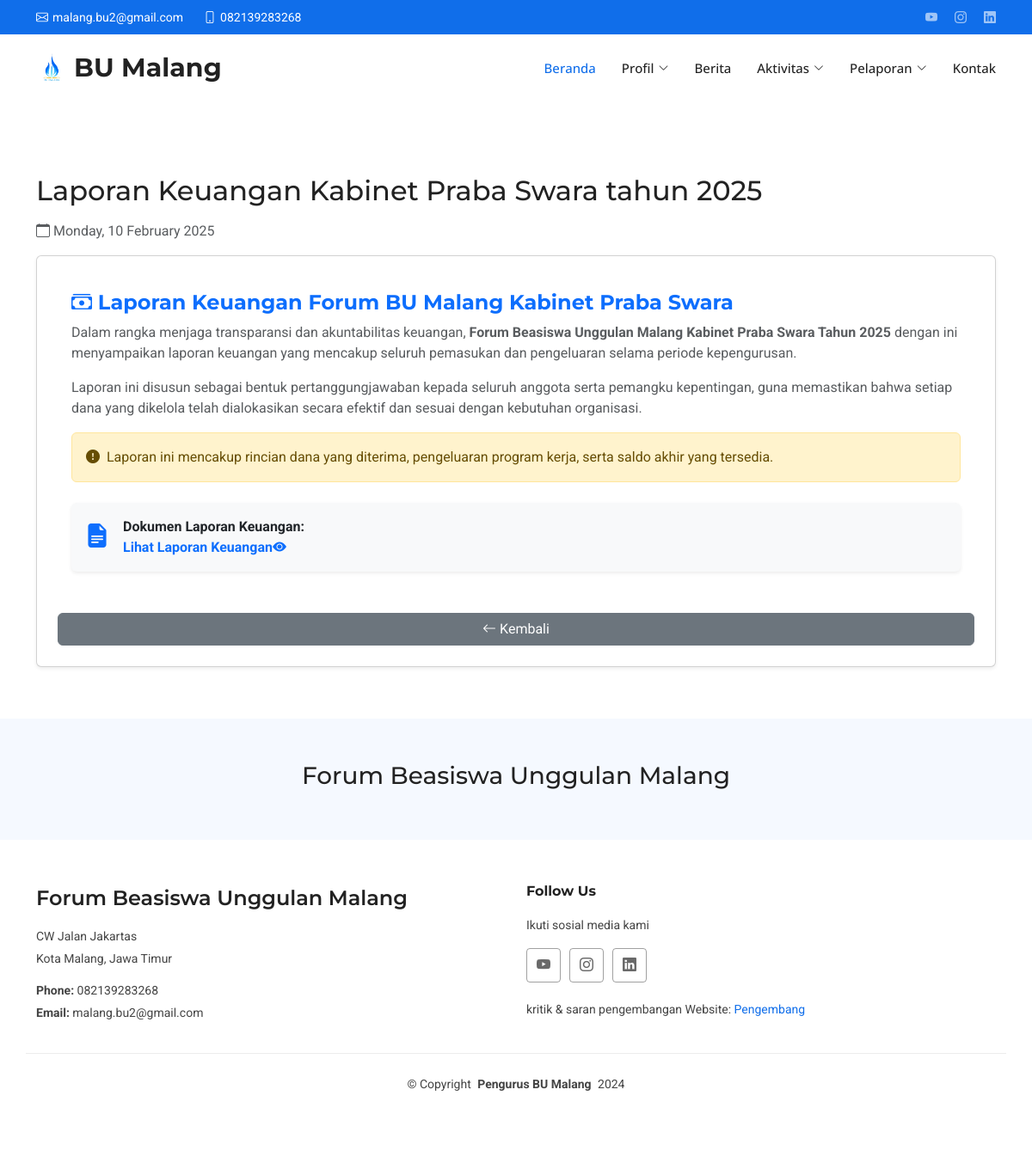
Screenshot of /pages/profil/lapkeu/pages-laporan-keuangan.php?id=1 with the database file from the repository.
### tables this page shows
CREATE TABLE `footer` (
  `id_footer` int(11) NOT NULL,
  `alamat_bu` varchar(255) NOT NULL,
  `nomor_bu` varchar(255) NOT NULL,
  `email_bu` varchar(255) NOT NULL,
  `youtube_bu` varchar(255) NOT NULL,
  `ig_bu` varchar(255) NOT NULL,
  `linkedin_bu` varchar(255) NOT NULL,
  `pengembang_bu` varchar(255) NOT NULL
);

CREATE TABLE `lap_keuangan` (
  `id_lap_keuangan` int(11) NOT NULL,
  `waktu` datetime NOT NULL,
  `kabinet` varchar(255) NOT NULL,
  `tahun` char(20) NOT NULL,
  `link` longtext NOT NULL
);

### pages/profil/lapkeu/pages-laporan-keuangan.php (the view, shortened to what this page needs)
<?php
include '../../../connections/conn.php';
if (isset($_GET['id'])) {
    $id_lapkeu = $_GET['id'];
    $stmt = $conn->prepare("SELECT * FROM lap_keuangan WHERE id_lap_keuangan = ?");
    $stmt->bind_param("i", $id_lapkeu);
    $stmt->execute();
    $result = $stmt->get_result();
    if ($row = $result->fetch_assoc()) {
        $kabinet = htmlspecialchars($row['kabinet']);
        $tahun = htmlspecialchars($row['tahun']);
        $waktu = date('l, d F Y', strtotime($row['waktu']));
        $link = htmlspecialchars($row['link']);
    } else {
        echo "<script>alert('Berita tidak ditemukan!'); window.location='laporan-keuangan.php';</script>";
        exit;
    }
} else {
    echo "<script>alert('ID tidak ditemukan!'); window.location='laporan-keuangan.php';</script>";
    exit;
}
$query = "SELECT * FROM footer";
$result = $conn->query($query);
$row = $result->fetch_assoc();
$footer = [
    "alamat_bu" => $row['alamat_bu'],
    "nomor_bu" => $row['nomor_bu'],
    "email_bu" => $row['email_bu'],
    "youtube_bu" => $row['youtube_bu'],
    "ig_bu" => $row['ig_bu'],
    "linkedin_bu" => $row['linkedin_bu'],
    "pengembang_bu" => $row['pengembang_bu'],
];
?>
<!DOCTYPE html>
<html lang="en">
<?php include '../../../components/head.php' ?>
<body class="index-page">
    <header id="header" class="header sticky-top">
        <div class="topbar d-flex align-items-center">
            <div class="container d-flex justify-content-center justify-content-md-between">
                <div class="contact-info d-flex align-items-center">
                    <i class="bi bi-envelope d-flex align-items-center"><a href="<?= $footer['email_bu'] ?>"><?= $footer['email_bu'] ?></a></i>
                    <i class="bi bi-phone d-flex align-items-center ms-4"><span><?= $footer['nomor_bu'] ?></span></i>
                </div>
                <div class="social-links d-none d-md-flex align-items-center">
                    <a href="<?= $footer['youtube_bu'] ?>" class="youtube"><i class="bi bi-youtube"></i></a>
                    <a href="<?= $footer['ig_bu'] ?>" class="instagram"><i class="bi bi-instagram"></i></a>
                    <a href="<?= $footer['linkedin_bu'] ?>" class="linkedin"><i class="bi bi-linkedin"></i></a>
                </div>
            </div>
        </div>
        <div class="branding d-flex align-items-cente">
            <div class="container position-relative d-flex align-items-center justify-content-between">
                <?php include '../../../components/navbar.php' ?>
            </div>
        </div>
    </header>
    <main class="main">
        <section id="contents" class="contents section">
            <div class="container mt-4">
                <h2 class="mb-3">Laporan Keuangan Kabinet <?= $kabinet; ?> tahun <?= $tahun ?></h2>
                <p class="text-muted"><i class="bi bi-calendar"></i> <?= $waktu; ?></p>
                <div class="card p-4 shadow-sm">
                    <div class="card-body">
                        <h4 class="card-title fw-bold text-primary">
                            <i class="bi bi-cash-stack"></i> Laporan Keuangan Forum BU Malang Kabinet <?= $kabinet ?>
                        </h4>
                        <p class="card-text text-muted">
                            Dalam rangka menjaga transparansi dan akuntabilitas keuangan,
                            <strong>Forum Beasiswa Unggulan Malang Kabinet <?= $kabinet ?> Tahun <?= $tahun ?></strong> dengan ini menyampaikan laporan keuangan yang mencakup seluruh pemasukan dan pengeluaran selama periode kepengurusan.
                        </p>
                        <p class="card-text text-muted">
                            Laporan ini disusun sebagai bentuk pertanggungjawaban kepada seluruh anggota serta pemangku kepentingan,
                            guna memastikan bahwa setiap dana yang dikelola telah dialokasikan secara efektif dan sesuai dengan kebutuhan organisasi.
                        </p>
                        <div class="alert alert-warning d-flex align-items-center" role="alert">
                            <i class="bi bi-exclamation-circle-fill me-2"></i>
                            Laporan ini mencakup rincian dana yang diterima, pengeluaran program kerja, serta saldo akhir yang tersedia.
                        </div>
                        <?php if (!empty($link)) : ?>
                            <p class="mt-4">
                            <div class="card border-0 shadow-sm p-3 bg-light">
                                <div class="d-flex align-items-center">
                                    <div class="me-3">
                                        <i class="bi bi-file-earmark-text-fill text-primary fs-3"></i>
                                    </div>
                                    <div>
                                        <span class="fw-bold text-dark">Dokumen Laporan Keuangan:</span>
                                        <?php if (strpos($link, 'drive.google.com') !== false) : ?>
                                            <a href="#" class="d-block text-primary fw-bold text-decoration-none"
                                                data-bs-toggle="modal" data-bs-target="#pdfModal">
                                                Lihat Laporan Keuangan<i class="bi bi-eye-fill"></i>
                                            </a>
                                        <?php endif; ?>
                                    </div>
                                </div>
                            </div>
                            </p>
                        <?php endif; ?>
                    </div>
                    <a href="javascript:history.back()" class="btn btn-secondary mt-3">
                        <i class="bi bi-arrow-left"></i> Kembali
                    </a>
                </div>
            </div>
        </section>
    </main>
    <footer id="footer" class="footer">
        <div class="footer-newsletter">
            <div class="container">
                <div class="row justify-content-center text-center">
                    <div class="col-lg-6">
                        <h3>Forum Beasiswa Unggulan Malang</h5>
                    </div>
                </div>
            </div>
        </div>
        <div class="container footer-top">
            <?php include '../../../components/footer.php' ?>
        </div>
        <div class="container copyright text-center mt-4">
            <p>© <span>Copyright</span> <strong class="px-1 sitename">Pengurus BU Malang</strong> <span>2024</span></p>
        </div>
    </footer>
</body>
</html>

### components/footer.php
<div class="row gy-4">
    <div class="col-lg-6 col-md-12 footer-about">
        <a href="index.html" class="d-flex align-items-center">
            <span class="sitename">Forum Beasiswa Unggulan Malang</span>
        </a>
        <div class="footer-contact pt-3">
            <p><?= $footer['alamat_bu'] ?></p>
            <p>Kota Malang, Jawa Timur</p>
            <p class="mt-3"><strong>Phone:</strong> <span><?= $footer['nomor_bu'] ?></span></p>
            <p><strong>Email:</strong> <span><?= $footer['email_bu'] ?></span></p>
        </div>
    </div>
    <div class="col-lg-6 col-md-12">
        <h4>Follow Us</h4>
        <p>Ikuti sosial media kami</p>
        <div class="social-links d-flex">
            <a href="<?= $footer['youtube_bu'] ?>" target="_blank"><i class="bi bi-youtube"></i></a>
            <a href="<?= $footer['ig_bu'] ?>" target="_blank"><i class="bi bi-instagram"></i></a>
            <a href="<?= $footer['linkedin_bu'] ?>" target="_blank"><i class="bi bi-linkedin"></i></a>
        </div>
        <br>
        <p>kritik & saran pengembangan Website: <a href="https://wa.me/<?= $footer['pengembang_bu'] ?>" target="_blank">Pengembang</a> </p>
    </div>
</div>

### assets/css/main.css (style rules this page uses)
:root { --default-font: "Roboto", system-ui, -apple-system, "Segoe UI", Roboto, "Helvetica Neue", Arial, "Noto Sans", "Liberation Sans", sans-serif, "Apple Color Emoji", "Segoe UI Emoji", "Segoe UI Symbol", "Noto Color Emoji"; --heading-font: "Montserrat", sans-serif; --nav-font: "Open Sans", sans-serif; }
:root { --background-color: #ffffff; --default-color: #444444; --heading-color: #222222; --accent-color: #106eea; --surface-color: #ffffff; --contrast-color: #ffffff; }
:root { --nav-color: #222222; --nav-hover-color: #106eea; --nav-mobile-background-color: #ffffff; --nav-dropdown-background-color: #ffffff; --nav-dropdown-color: #222222; --nav-dropdown-hover-color: #106eea; }
:root { scroll-behavior: smooth; }
body { color: var(--default-color); background-color: var(--background-color); font-family: var(--default-font); }
a { color: var(--accent-color); text-decoration: none; transition: 0.3s; }
h1, h2, h3, h4, h5, h6 { color: var(--heading-color); font-family: var(--heading-font); }
.header { color: var(--default-color); transition: all 0.5s; z-index: 997; background-color: var(--background-color); }
.header .topbar { background-color: var(--accent-color); height: 40px; padding: 0; font-size: 14px; transition: all 0.5s; }
.header .topbar .contact-info i { font-style: normal; color: var(--contrast-color); }
.header .topbar .contact-info i a, .header .topbar .contact-info i span { padding-left: 5px; color: var(--contrast-color); }
.header .topbar .contact-info i a { line-height: 0; transition: 0.3s; }
.header .topbar .social-links a { color: color-mix(in srgb, var(--contrast-color), transparent 40%); line-height: 0; transition: 0.3s; margin-left: 20px; }
.header .branding { background-color: var(--background-color); min-height: 60px; padding: 10px 0; }
.footer { color: var(--default-color); background-color: var(--background-color); font-size: 14px; padding-bottom: 50px; position: relative; }
.footer .footer-newsletter { background-color: color-mix(in srgb, var(--accent-color), transparent 96%); padding: 50px 0; }
.footer .footer-top { padding-top: 50px; }
.footer .social-links a { display: flex; align-items: center; justify-content: center; width: 40px; height: 40px; border-radius: 4px; border: 1px solid color-mix(in srgb, var(--default-color), transparent 50%); font-size: 16px; color: color-mix(in srgb, var(--default-color), transparent 20%); margin-right: 10px; transition: 0.3s; }
.footer h4 { font-size: 16px; font-weight: bold; position: relative; padding-bottom: 12px; }
.footer .footer-about a { color: var(--heading-color); font-size: 24px; font-weight: 600; font-family: var(--heading-font); }
.footer .footer-contact p { margin-bottom: 5px; }
.footer .copyright { padding-top: 25px; padding-bottom: 25px; border-top: 1px solid color-mix(in srgb, var(--default-color), transparent 90%); }
.footer .copyright p { margin-bottom: 0; }
section, .section { color: var(--default-color); background-color: var(--background-color); padding: 60px 0; scroll-margin-top: 78px; overflow: clip; }

### rows the page displays
footer: email_bu "malang.bu2@gmail.com", nomor_bu "082139283268", alamat_bu "CW Jalan Jakartas"
lap_keuangan: kabinet "Praba Swara", tahun "2025", waktu "Monday, 10 February 2025"
